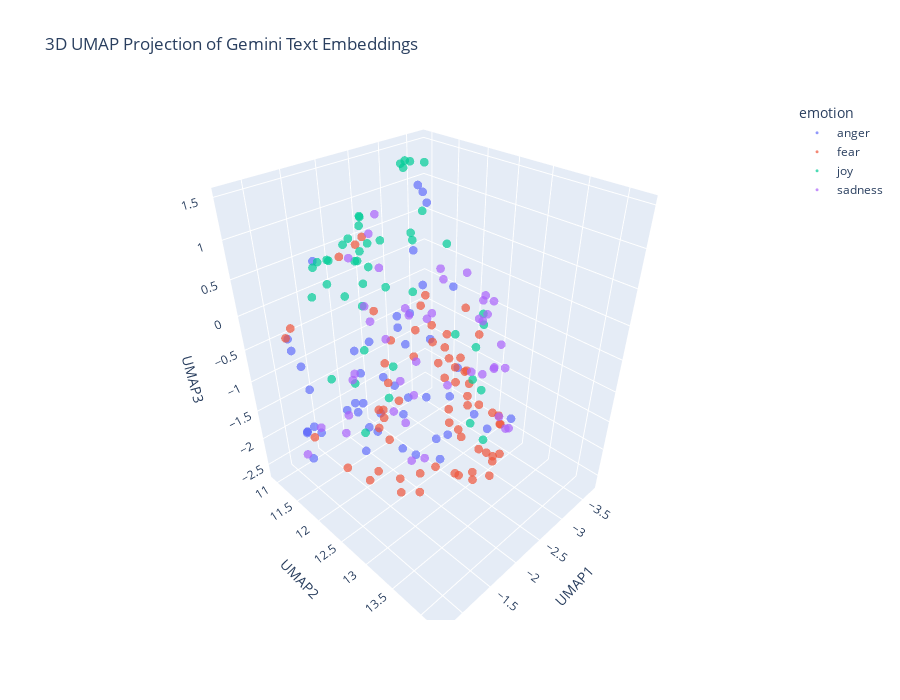

Notebook cell for this chart:
### Markdown cell above
---
##### <a id='toc1_5_8_1_1_'></a>[**>>> Exercise 4 (Take home):**](#toc0_)

Apply UMAP to the same embeddings to reduce the dimensionality to 3D vectors and plot the 3D graph, discuss the differences and similarities with the 2D graph.

### Code cell
# Answer here
import pandas as pd
import numpy as np
import umap
import plotly.express as px
import os

data_path_train = "./data/train_df_sample_embeddings.pkl"
data_path_test = "./data/test_df_sample_embeddings.pkl"

if os.path.exists(data_path_train) and os.path.exists(data_path_test):
    print("正在載入 Embedding 數據...")
    train_df_new = pd.read_pickle(data_path_train)
    test_df_new = pd.read_pickle(data_path_test)
    combined_df = pd.concat([train_df_new, test_df_new], ignore_index=True)
    
    # 檢查數據
    print(f"數據載入成功，共 {len(combined_df)} 筆資料。")

    # 準備 UMAP 輸入
    # 將 embedding 列表轉換為 numpy 陣列
    X_embeddings = np.array(combined_df['embeddings_values'].tolist())

    # --- 執行 UMAP 3D 降維 ---
    print("正在執行 UMAP 3D 降維...")
    # n_components=3 代表降維到 3 個維度 (x, y, z)
    reducer_3d = umap.UMAP(n_components=3, metric='cosine', random_state=42)
    embedding_3d = reducer_3d.fit_transform(X_embeddings)

    #
    df_plot_3d = pd.DataFrame(embedding_3d, columns=['UMAP1', 'UMAP2', 'UMAP3'])
    df_plot_3d['emotion'] = combined_df['emotion']
    df_plot_3d['text'] = combined_df['text']
    # 截斷過長的文字以便在圖表中顯示
    df_plot_3d['text_display'] = df_plot_3d['text'].apply(lambda x: x[:100] + "..." if len(x) > 100 else x)
    df_plot_3d['intensity'] = combined_df['intensity']

    print("正在繪製 3D 圖表...")
    fig = px.scatter_3d(
        df_plot_3d,
        x='UMAP1',
        y='UMAP2',
        z='UMAP3',
        color='emotion',
        hover_data=['text_display', 'intensity'],
        title='3D UMAP Projection of Gemini Text Embeddings',
        opacity=0.7,
        size_max=5,
        width=900,
        height=700
    )

    fig.update_traces(marker=dict(size=3))
    fig.show()

else:
    print("錯誤：找不到 Embedding 數據檔案。")
    print("請確保您已經執行了 Lab Notebook 2.4 節中生成並儲存 'train_df_sample_embeddings.pkl' 的程式碼區塊。")

### Figure 1 — Plotly figure (JSON) as saved in the notebook; plotly's stock layout.template omitted (floating-point values rounded to 4 significant figures)
{"data": [{"customdata": [["@johnaugust @clmazin I was so looking forward to @ABCDesignated. Then it opened with a #stuartspecia...", 0.491], ["Absolutely fuming I've just scratched all my car 😡😡😡😡😡😡", 0.75], ["@Sophiejulia @CalebAtChipotle @calebpressleyxo relentless pipe thirst #sheltered", 0.438], ["@cc_yandian @HillaryClinton her team must draw from a hat for daily personality #drugged  #yeller #q...", 0.521], ["@JaredLeto Jared + #snap? 💘", 0.188], ["@StrongestBeing ←would furrow and her face would redden as she protests; it would seem that being se...", 0.481], ["@AllegedLowbrow It's 'Eye-for-Eye'. Indian Army never forgives, Never Forgets. They always take reve...", 0.562], ["@EagleGiles23 @tgilmore_92 what I miss? ", 0.146], ["@donna_bellav @SoniaRayS @gig_aholic He looks especially lovely. Sadly, I do not *removes potentiall...", 0.417], ["I don't get what point is made when reporting on Charlotte looting @CNNAshleigh. Why not explore wha...", 0.438], ["@The_Boxing_Hub #klitschko @Klitschko over fury any day #boxing", 0.312], ["@KevinI @GGGBoxing @SpecialKBrook pretty average, klitschko fury did about 600k and Joshua white did...", 0.417], ["@keithboykin unfortunately it won't end there... followers of whichever candidate isn't elected will...", 0.521], ["Kik me I want to swap pics I will post on my account anonymously if you wish Kik: vsvplou #Kik #kikm...", 0.292], ["Y'all really insult coz of soccer???  Lmao, wow!!!!!!", 0.396], ["@pianimadi regarde tes snap", 0.312], ["Taking a break from the #wedding to #rage at the general #stupidity of certain #people on the #inter...", 0.625], ["Some bloke on the train who's obviously trying to provoke West Ham fans by loudly slagging off the s...", 0.434], ["@Will_0004 No justification for shooting without provocation, even if the person has a bad history. ...", 0.604], ["Don't join @BTCare they put the phone down on you, talk over you and are rude. Taking money out of m...", 0.604], ["If ydu yell 'fire' in a crowded theater you will burst into flames. It's a cool trick, bu: only once...", 0.396], ["@VerizonSupport thanks for saying My wife and I were getting our iphones today and then losing both ...", 0.479], ["Why does Candice constantly pout #GBBO 💄😒", 0.375], ["Now it's time to remove CB from the team somehow. Screw it. Rip the Band-Aid off. It'll sting for a ...", 0.521], ["@SkyUK what a joke!! Cut our internet off early 'by mistake' and then don't reinstate it when we no ...", 0.646], ["630am meeting Olympic House #10golds24 .  #neverquit #believe #dreambig #TeamTTO #going4gold", 0.271], ["“He who is slow to anger is better than the mighty, And he who rules his spirit than he who takes a ...", 0.354], ["Bloody parking ticket 😒💸 #fuming", 0.792], ["I don't mean to offend anyone, but 93.7 literally blames everything on white people. In some cases i...", 0.458], ["@MMASOCCERFAN @outmagazine No offense but the only way this makes sense is if you work for the magaz...", 0.417], ["I have a rage rage ep 2 coming out soon I'll keep you posted on it #YouTube #youtubegaming ", 0.422], ["@marthalyssa yep. LOL #bitter", 0.417], ["Said it before and I'll say it now: America is really fortunate that black people only want equality...", 0.562], ["@BearGrylls for your next series will u do a celebrity firefighting show and just chuck them all in ...", 0.458], ["my momma irritate me asking all these questions like gone 😤", 0.417], ["Sometimes I think the British political landscape is desolate and then I look over at the foaming wa...", 0.354], ["That's really it for my madden career that game sucks , ea sports does a piss poor job every year on...", 0.867], ["@RichardHBell Yes, I think he held a grudge ...", 0.375], ["@LaureEve I am sitting here wrapped in a fluffy blanket, with incense burning, listening to Bon Iver...", 0.25], ["Lol little things like that make me so angry x", 0.604], ["@Yoshi_OnoChin can you please not have Canadian players play US players, that lag  is atrocious. #fi...", 0.646], ["@FluDino Event started! everyone is getting ready to travel to the lake of rage, where everything gl...", 0.521], ["Sting is just too damn earnest for early morning listening. ", 0.37], ["@reluctantnicko Don't ask, you don't get. Apologies if I've offended you. All due respect Alan, I th...", 0.427], ["@DailyMirror i love how theres no outrage that it's a white man but if it was a black man them BLM w...", 0.726], ["@fluffysoftlouis no no. I insist that you give me your best insult first", 0.562], ["The rage has died down.", 0.438], ["@gayla_weeks1 I try not to let my anger seep into reviews, but I resent having my time wasted on boo...", 0.625]], "hovertemplate": "emotion=anger<br>UMAP1=%{x}<br>UMAP2=%{y}<br>UMAP3=%{z}<br>text_display=%{customdata[0]}<br>intensity=%{customdata[1]}<extra></extra>", "legendgroup": "anger", "marker": {"color": "#636efa", "opacity": 0.7, "size": 3, "symbol": "circle"}, "mode": "markers", "name": "anger", "scene": "scene", "showlegend": true, "type": "scatter3d", "x": [-3.246, -2.62, -2.056, -1.205, -3.309, -0.8962, -1.086, -2.876, -2.071, -0.8019, -2.917, -3.001, -1.182, -3.323, -1.872, -3.255, -2.383, -3.149, -0.9014, -3.346, -1.409, -3.724, -1.081, -3.07, -3.448, -1.238, -0.9087, -2.556, -1.27, -1.816, -0.849, -1.933, -1.02, -1.572, -2.121, -1.889, -3.016, -1.684, -2.264, -2.049, -3.322, -0.7309, -2.153, -1.914, -1.037, -1.748, -0.8475, -1.713], "y": [12.1, 12.52, 12.46, 12.43, 11.41, 12.72, 11.48, 11.76, 12.13, 11.83, 11.17, 11.36, 12.14, 11.32, 11.85, 11.3, 11.84, 11.08, 11.6, 12.38, 12.8, 12.81, 12.7, 11.71, 12.57, 11.68, 11.78, 12.35, 11.34, 11.54, 11.59, 12.31, 11.39, 12.85, 12.85, 12.02, 11.68, 11.81, 12.89, 12.45, 11.89, 11.76, 11.6, 11.74, 11.36, 11.6, 11.77, 11.78], "z": [-1.462, -2.119, 0.947, -1.544, 0.865, -0.4232, -1.659, -0.07179, -0.05654, -1.815, -1.029, -0.7392, -1.032, 0.9867, -2.006, 1.092, -1.998, -1.485, -1.555, -2.248, -0.4151, -2.31, -0.9079, -1.058, -2.489, 0.8275, -0.7596, -2.266, -1.971, -0.7427, -0.2452, -2.072, -1.787, -0.6535, -2.031, -0.9584, -2.127, -0.8975, 0.5755, -2.172, -2.166, 0.05562, -1.987, -0.5464, -1.788, -1.727, -0.3871, -1.439]}, {"customdata": [["@coopah Worst than going to the morgue to do a positive ID. #horrible Reuters", 0.688], ["Bayern Munich pitch is horrific", 0.542], ["New play through tonight! Pretty much a blind run. Only played the game once and maybe got 2 levels ...", 0.375], ["@jody_paterson So I worry about emphasis on 'keeping family together' as a guiding principle, due to...", 0.396], ["#COINCIDENCE??? When you turn on the TV, etc.&amp; listen &amp; watch, the objective is to #CaptureY...", 0.542], ["I want to slide into the dms but im too fucking shy ", 0.64], ["jesus ok an alarming percentage of my teachers ths year dont have a  s ingle thoughtful bone in thei...", 0.565], ["I have a job interview with @BarclaysUK in Loughborough next month #nervous!!!", 0.72], ["I have another test tonight #nervous", 0.812], ["@Max_Kellerman  it also helps that the majority of NFL coaching is inept. Some of Bill O'Brien's pla...", 0.438], ["In wake of fresh #terror threat and sounding of alert in #Mumbai, praying for safety &amp; security ...", 0.8], ["Jimmy Carr makes me want to cry and cry *shiver* ", 0.792], ["@smb_ryan @Kamper10 I couldn't care less about #GOTHAM. I haven't watched it since the mid point of ...", 0.292], ["Hennessey - dreadful. Mutch - is he even on the pitch? Fryers - out of his depth unfortunately. #CPF...", 0.417], ["@Sopp97 sorry to upset u madam.If you have got any queries don't hesitate to contact our PR departme...", 0.14], ["@Zen1dfabflake You are all our angelic comrades! ", 0.188], ["Accrington Stanley? Who are they? Exactly. Things looking dire for West Ham despite the win. What's ...", 0.619], ["Let's refuse to live in #fear -  #c$%t", 0.354], ["@BartholomewD It's -terrible-! We're going to the local fish/chip place in Kirribilli ", 0.354], ["No @Chrishilly1987 for MOS 😡  #shocking Leads from the front 💪🏻", 0.438], ["@Ms_Asia_Pacific @jgsuing @PilosopoTanya @HuffingtonPost @HuffPostPol as a fellow UP grad, i shiver ...", 0.604], ["#panic Panic attack from fear of starting new medication", 0.917], ["the ending of how I met your mother is dreadful", 0.333], ["I'm used to bears, I'm used to coyotes, I love the idea of wolves. But this is hard. I don't want to...", 0.688], ["Study finds #awe &amp; #wonder of something greater than self, leads to #creative boosts of expansiv...", 0.146], ["@BBCNews 😝 scared of their own horror story they wrote, afraid of the #terror they spread, will #eur...", 0.708], ["I am beyond mad that I lost track of a brown spider in my brown carpet. Where did you go? 🕷 will be ...", 0.875], ["Recording some more #FNAF and had to FaceTime my mum to let her know I was okay after I let out a hi...", 0.604], ["@CBSThisMorning @newsgirl123456 again, profiling DOESN'T discourage (September 20, 2016; 18:41 EDT) ...", 0.667], ["my husband lost £800 when he booked an apartment through @Airbnb that didn't exist... @AirbnbHelp di...", 0.708], ["No we didn't just bully our professor to move the Chem quiz to Monday 😂", 0.292], ["@Policy_Exchange A plus point, she won't have to queue for the loos. Any more plus points? Nope, can...", 0.438], ["Just want to be a dad so i can play kick the baby with my little one #southpark #mellogang  #edm #pl...", 0.188], ["still shaking though 🙃", 0.688], ["@JedRivett @CharlesCassidy_  Jus see if you ever do anything you pussy , u don't scare me look who u...", 0.438], ["@CSTrey4 thanks brotein shake 😈😈😈", 0.271], ["Jesus wept! Another RNS from #rusty @metaltigerplc quote 'Price sensitive news, Price Sensitive news...", 0.637], ["Thoroughly enjoying AHS tonight. #ahs  #americanhorrorstory", 0.146], ["i was just talking about it last week .. how does your outside appearance (ie. dread locks) affect t...", 0.438], ["I'm getting so nervous for my first anatomy exam 😩", 0.812], ["@Netflix_ME penny dreadful season 3?", 0.3], ["How can America be so openly embracing racism. ", 0.604], ["3years today marks the anniversary of that horrid Westgate Attack in Nairobi. My heart out to all th...", 0.521], ["@JogglingDroid @BrancoCarmine @Otto_English yeah, #UK was quite the ", 0.25], ["not only was that the worst @EGX that's I've attended but worth one of the worst cons I've been to i...", 0.438], ["She was so posh it frightened me. I'm still scared.", 0.81], ["Don't let fear hold you back from being who you want to be. Use it's power to push you towards your ...", 0.292], ["@Gibberman10 @ScottHoward42 any of y'all remember when MLB tried a futuristic jersey those were all ", 0.24], ["@hoystweet Are the pre-purchased tickets being sent soon? Coming to the Saturday evening show... tic...", 0.604], ["i've seen the elder watching me during my community hours and i honestly don't have an idea about wh...", 0.562], ["The Zika #Hoax Files: DEET is part of a binary chemical weapon targeting your brain: #Toxin  #neurol...", 0.479], ["Hillary Clinton looked the other way to the Saudi war on women and their terror financing because th...", 0.479], ["@1johndes ball watching &amp; Rojo'd header was equally dreadful!!", 0.475], ["⊰ @FrameOfAnAngel ⊱ \\n\\n+ Of them. I'm here for answers, and if I scare her to death, there won't be...", 0.583], ["I have been seeing terrible terrible prescriptions this week. What's going on?", 0.438], ["So about 18mths ago i signed up to @Lumo_Energy for their @VirginAustralia / Velocity FF deal. 18 mo...", 0.271], ["Are you worrying/worried?\\n1Peter 5:7\\nThrow all your worry on him, because he cares for you.#faith ...", 0.438], ["The moment you bring her to meet your best friend and you're nervous af! 😬😆  #thefriendtest", 0.875], ["Tweeting from the sporadic wifi on the tube ", 0.292], ["@Evan_McMullin @TheBlazeRadio Classic SHITLIB bullshit. Create a horrible problem and then 'discuss'...", 0.438], ["Trying to book holiday flights on @britishairways website is becoming a #nightmare", 0.458], ["@soozclifford Sure have... Sydney are too tough, too quick and their 'team' pressure is too much for...", 0.356], ["@CNNPolitics I can't wait to hear what he had to say about the brilliant Dr. Hawking... it should be...", 0.354], ["Bout ta get my @dontbreathe on up in here! @WarrenTheaters  #icantholdmybreaththatlong", 0.438]], "hovertemplate": "emotion=fear<br>UMAP1=%{x}<br>UMAP2=%{y}<br>UMAP3=%{z}<br>text_display=%{customdata[0]}<br>intensity=%{customdata[1]}<extra></extra>", "legendgroup": "fear", "marker": {"color": "#EF553B", "opacity": 0.7, "size": 3, "symbol": "circle"}, "mode": "markers", "name": "fear", "scene": "scene", "showlegend": true, "type": "scatter3d", "x": [-3.229, -3.597, -0.8092, -1.805, -1.136, -1.959, -2.219, -1.602, -1.464, -3.428, -0.9594, -2.296, -3.278, -3.555, -2.266, -1.722, -3.518, -1.251, -3.511, -3.257, -1.729, -1.417, -3.418, -1.518, -0.9805, -1.237, -1.773, -1.253, -1.0, -3.351, -1.604, -1.825, -1.032, -1.528, -2.286, -1.874, -2.368, -1.483, -2.461, -1.484, -1.67, -1.15, -0.8629, -2.237, -3.404, -1.393, -1.291, -3.002, -2.545, -1.626, -1.103, -0.9345, -3.704, -1.102, -2.627, -3.613, -1.377, -1.312, -2.971, -2.671, -3.552, -3.524, -1.627, -1.292], "y": [12.36, 11.94, 11.58, 12.17, 13.48, 13.81, 12.9, 14.11, 14.15, 11.53, 13.35, 13.28, 12.19, 11.64, 12.25, 11.85, 11.31, 13.62, 12.05, 11.55, 12.08, 14.02, 11.9, 13.56, 12.55, 13.38, 13.5, 13.94, 12.74, 12.89, 12.43, 12.06, 11.34, 13.81, 11.51, 11.79, 12.1, 13.17, 13.2, 14.22, 13.36, 11.35, 13.09, 11.47, 12.18, 13.86, 13.87, 11.68, 13.52, 14.11, 13.19, 12.38, 11.75, 13.05, 12.63, 12.68, 14.06, 14.17, 10.94, 11.42, 12.69, 11.58, 12.2, 13.7], "z": [-1.611, -1.798, -0.05411, -0.6204, -1.442, -0.5472, -1.183, -1.06, -0.5906, -1.758, -1.19, 0.09585, -0.4154, -1.677, -0.2948, 0.9254, -1.506, -1.02, -1.678, -0.9697, -1.385, -0.9382, -1.647, -0.5718, 1.265, -1.283, -1.615, -0.2701, -1.696, -2.139, -1.616, -1.455, -0.125, -0.1891, -2.211, 0.9509, -0.8262, 0.766, -1.077, -0.6805, 0.4256, -1.976, -1.19, -0.3298, -2.038, -0.5136, -0.9681, -0.3084, -1.769, -0.7785, -1.642, -1.686, -1.686, -0.0735, -1.11, -2.427, -0.9951, -0.4263, -1.394, -2.146, -2.212, -1.485, -1.57, 0.2348]}, {"customdata": [["@5ftanomaly aside from that i'm all about pleasing the individual that i'm involved with, my pleasur...", 0.558], ["Tend the sick, Lord Christ; give rest to the weary, bless the dying, soothe the suffering, pity the ...", 0.271], ["The abysmal ignorance, frivolity and levity of the Italian priests stupefied him.' - Roland Bainton ...", 0.062], ["Optimism leads to success. - Bill Kerr @Coach__Kerr #success  #goals", 0.583], ["having a pet store worker ask 'do you want to play with them?' is the most exhilarating feeling", 0.771], ["Three days off a month with two ex wives and no home could be worse. I don't know how, but it could ...", 0.125], ["Watch this amazing live.ly broadcast by @hannah..mccloud #lively #musically", 0.562], ["@smoothkobra after such a heavy 2 days this has given much needed levity. Thanks bro", 0.438], ["@TChudhry @fasiranjha lol @ ur caste. even if the whole village dies.. a massali like you cant be a ...", 0.396], ["@johnwintertweet dudes who wanna play some bass but not buy a bass (me) rejoice", 0.308], ["Day 3 of #harvest16 - listening to the sound of the chopper working it's way closer to home at @moun...", 0.68], ["i bet dat dog eating name brand cheerios. cant relate. i eat cheery O's", 0.312], ["Smile at people and see what happens.  I think you'll be surprised #smile more #surprisepeople #infl...", 0.729], ["Turns out 'it' wasn't even anything to be concerned about at all. Im happy and a bit frustrated it t...", 0.135], ["Retweeted GunnySmith93 (@Stephen21Smith):\\n\\nDays like today I am happy to be alive! #blessed ", 0.833], ["@RapeseedOilFans \\nWho nose where those scent roses went\\nTo a spot in the Orient\\nMummified\\nIn rap...", 0.479], ["Ryan Gosling and Eva Mendes finally  ; B joyful an funny/dont boss/dont argue/do everything with kid...", 0.62], ["@JoshuaLenon I trust you know that I appreciate your willingness to explain the details, and my atte...", 0.44], ["@Bookselenaxxx @Hustler @Bookselenaxxx @Hustler \\n👅💦👅💦👅💦👅💦👅💦👅that hot pussy unappetizing that deligh...", 0.375], ["•Days!'\\nHe was itching for a fight..itching for the exhilaration of battle, of almost getting defea...", 0.36], ["And the weather so breezy, man why can't life always be this easy", 0.562], ["Hey @AppleSupport, would be nice to have “click to pause” or “pause when window inactive” on animate...", 0.208], ["Light of day per heyday popularization backfire cinematography: XUcQb", 0.25], ["Watch this amazing live.ly broadcast by @kana_blender  #musically", 0.558], ["@blackeyed_susie They ain't going away, and I don't want to see them hurt; changing hearts/minds is ...", 0.333], ["Riding at night has got to be one of the most exhilarating, refreshing things I have ever done.", 0.654], ["@ClvlndK8 It's so sad! There's always such optimism with a new year. This is...not good. @BuckshotBa...", 0.188], ["Watch this amazing live.ly broadcast by @kaylaaa_sartorious #lively #musically", 0.6], ["Watch this amazing live.ly broadcast by @iamjustinburke #lively #musically", 0.625], ["@grahnort wonderful experience watching you yesterday at. @BBCLetItShine thankyou for the ", 0.708], ["@DailyMailCeleb @KTHopkins Katie I love how you describe yourself as 'normal'. Really you're anythin...", 0.479], ["@TheVulcanSalute , just saw the Save The Day PSA. Why were you in obvious tears doing it? I'd have t...", 0.2], ["@Zerfash — can't wait.' She said cheerfully and grinned.", 0.771], ["Halfway to work and I realize I forgot to put on underwear....It's going to be one of those days! #m...", 0.25], ["As the birds begin to chirp, I try to sleep. #Jetlag", 0.12], ["Watch this amazing live.ly broadcast by @paulzimmer #lively #musically", 0.56], ["@GameGrumps THANK YOU SO MUCH FOR COMING TO DETROIT I'm going to sob joyful rainbows now brb", 0.804], ["@Communism_Kills i get the subway melt and make sure it's only hearty italian bread... black olives ...", 0.38], ["@tomlinmayniac starting my new challenge ! A glee poll every day !", 0.625], ["...at your age, the heyday in the blood is tame...' @TheArtofCharm #shakespeareaninsults #hamlet #el...", 0.26], ["Imagine how sad LA fans are gona be when they get eliminated...Man that's gonna be Nirvana, a religi...", 0.333], ["@airtelindia have some issues with my broadband bill ,I am charged for the month before I signed up ...", 0.34], ["@GigaFag @pipertownsend_ snapchat new would beg to differ ", 0.156], ["Somebody who has braved the storm is brewing. #cheerful", 0.46], ["@Bluebelle89 @lsmith855 liking the optimism", 0.54]], "hovertemplate": "emotion=joy<br>UMAP1=%{x}<br>UMAP2=%{y}<br>UMAP3=%{z}<br>text_display=%{customdata[0]}<br>intensity=%{customdata[1]}<extra></extra>", "legendgroup": "joy", "marker": {"color": "#00cc96", "opacity": 0.7, "size": 3, "symbol": "circle"}, "mode": "markers", "name": "joy", "scene": "scene", "showlegend": true, "type": "scatter3d", "x": [-1.478, -2.553, -2.037, -1.194, -1.141, -2.961, -2.99, -2.109, -1.823, -2.181, -1.474, -1.915, -0.9487, -1.082, -1.46, -2.082, -1.228, -1.558, -2.228, -0.8846, -1.359, -3.429, -1.338, -3.186, -1.754, -1.137, -2.928, -3.081, -3.004, -2.173, -1.747, -2.558, -0.9517, -2.597, -1.808, -2.957, -1.981, -1.801, -2.955, -1.006, -3.308, -3.332, -3.337, -1.231, -1.549], "y": [12.22, 13.11, 11.94, 11.74, 12.41, 12.81, 11.31, 11.83, 11.63, 11.35, 12.38, 11.36, 12.38, 12.15, 12.08, 12.42, 12.01, 11.79, 12.24, 12.13, 12.52, 11.67, 12.38, 11.49, 12.39, 12.68, 12.71, 11.34, 11.32, 11.39, 11.79, 12.67, 12.2, 12.95, 13.63, 11.3, 11.63, 12.26, 11.49, 12.14, 12.51, 12.6, 11.29, 12.58, 12.09], "z": [0.3674, 0.1878, -1.437, 0.7814, 1.295, -1.332, 1.385, 0.8459, -2.141, 0.863, 1.193, -1.436, 1.185, 0.7707, 1.155, 0.3927, 0.9486, 0.2902, 1.033, 0.6848, 1.011, 0.32, -0.09456, 1.451, -0.5324, 1.314, -0.6545, 1.452, 1.476, 1.001, 0.6862, -0.2992, 1.098, -1.624, -0.0994, 1.441, 1.116, 0.5032, 0.4677, -0.458, -0.5614, -2.625, 0.7091, 0.8851, 0.864]}, {"customdata": [["@LazyBoiSam blues... blues? 🤔", 0.438], ["@chelseafc let them know it's the ", 0.3], ["It's way too hard not to get discouraged.", 0.667], ["Alt-J - Hunger of the pine.", 0.235], ["Am I the only person who dislikes fall? #FirstDayofFall #leaves #thingsdie #depressing #cold #noflip...", 0.771], ["Im kind of confused.  The one thing i do right now has a great future, but on the other hand so does...", 0.604], ["@groovydadad @MHChat 🙂ty I often conflate the two depression + sadness, but they are very different....", 0.583], ["@megalvz literally was gloomy for an hour", 0.729], ["Sometimes the support network is causing the damage. \\n\\n #support #Damaged #alone #tired  #hurt #no...", 0.67], ["@PurpleReplisol meden is frowning at you with her non existent face", 0.521], ["tones - \\n: 1/2 of my favourite chris pine stans. i love tones more than anything, mt sweet summer c...", 0.271], ["I get discouraged because I try for 5 fucking years a contact with Lady Gaga but are thousands of tw...", 0.583], ["@HutchinsonDave I don't know whether to despair or agitate for a cull.", 0.688], ["My oldest cat pisses me off. She's always been weary of Kennen (senile kinda), but recently shes bee...", 0.542], ["@keyshamackie it's fucking dreadful for live footy matches", 0.571], ["$FOGO max pessimism here and no bottom (yet).  Has a solid PE ratio for a restaurant.  Let's catch i...", 0.438], ["Feels grim not having your nails done", 0.542], ["@theJeremyVine Noel Edmonds reckons a cat he's talking to is stressed because of the uncertainty ove...", 0.521], ["@mattwruff sadly there is constitutional RIGHT to have abortion. Yet there is constitutional RIGHT t...", 0.514], ["@RaveenElexiis I fought a racist girl and she stayed in GAVC so if you get kicked out I call BS", 0.479], ["where broken hearted lovers do cry away their gloom", 0.708], ["Wearing all black tomorrow as I continue to mourn the lives of the most recent victims of police bru...", 0.779], ["TONIGHT - Fulford Arms, York \\nTOMORROW - Bank Top Tavern, Oldham\\nNEXT SATURDAY- Big Hands, Manches...", 0.188], ["@British_Airways just came of BA6426 at @ortambo_int at least 6 passengers with broken bags. This wa...", 0.729], ["-- used as a pawn in this red woman's game] For now, try not to fret and act as if nothing is amiss....", 0.354], ["Shoutout to the drunk man on the bus who pissed in a bottle and on the seats #grim", 0.548], ["@chelseafc let them know it's the #blues", 0.521], ["Free live music in DC tonight!  #blues with #MoonshineSociety at @thehamiltondc in the Loft starting...", 0.188], ["#RiceFODays now I am Alex Butler's class on financial management. Starts off with a great, relevant ...", 0.229], ["It's become a verb. 'I'm gonna Villaseñor all those old contacts I don't need anymore.' #sadness @me...", 0.542], ["@hotelplanner I stayed at a hotel who  packed picnic lunches to take on the road!! #BetterTogether @...", 0.271], ["#picoftheday : How...why... Really... !!\\n    #funny #picoftheday #lol #random #laugh #chair #of #de...", 0.146], ["Cam cannot be serious with that IG post and that stupid ass font he uses. Would've been better to ju...", 0.396], ["@Fatumoriginal there's no sitcom better! If u can't laugh at Sheldon or Leonard then u are sober for...", 0.396], ["@ily_geuly call me now I'm laying in my bed moping like I intend to do for the next 2 months.", 0.74], ["MC: what are you listen to these days?\\nBogum: these days I feel gloomy, I listen to ccm (spiritual ...", 0.583], ["@GolfStrat out of Rory starts. What would your B group look like w/o him? Hideki and Walker, and thr...", 0.343], ["and for inconsolable Oxford academics - 'Brussels should just ignore the #Brexit vote and tell the U...", 0.521], ["A .500 season is all I'm looking for at this point. #depressing #royals", 0.688], ["Chalk dance notation entree manchester inasmuch as corinthian products that discourage drag branding...", 0.188], ["Soooo badly want to dye my hair dark but have never been dark before soooo torn 😭😭😭", 0.5], ["Should of stayed in Dubai 😞", 0.708], ["Hello my dear friends, I will be back online this Friday night. I miss you! #sober #sobriety #recove...", 0.417]], "hovertemplate": "emotion=sadness<br>UMAP1=%{x}<br>UMAP2=%{y}<br>UMAP3=%{z}<br>text_display=%{customdata[0]}<br>intensity=%{customdata[1]}<extra></extra>", "legendgroup": "sadness", "marker": {"color": "#ab63fa", "opacity": 0.7, "size": 3, "symbol": "circle"}, "mode": "markers", "name": "sadness", "scene": "scene", "showlegend": true, "type": "scatter3d", "x": [-2.904, -3.266, -2.585, -2.19, -3.302, -2.031, -2.886, -2.822, -2.717, -0.8603, -2.003, -2.642, -2.25, -2.132, -3.324, -1.183, -3.176, -1.43, -0.9657, -1.689, -2.681, -0.7687, -2.482, -3.573, -0.9867, -2.813, -3.257, -2.582, -1.159, -3.056, -1.421, -1.962, -2.822, -2.029, -2.985, -2.843, -3.081, -1.704, -3.201, -2.019, -2.042, -3.02, -2.398], "y": [12.07, 11.05, 13.12, 12.81, 12.83, 13.95, 12.77, 12.6, 12.82, 12.62, 11.92, 13.25, 12.27, 12.54, 11.83, 12.71, 13.02, 12.94, 11.84, 11.34, 12.99, 11.75, 11.16, 12.69, 12.58, 11.31, 10.98, 11.19, 12.98, 12.76, 12.1, 12.45, 11.6, 11.21, 12.77, 13.02, 11.63, 12.42, 12.57, 11.56, 13.99, 12.96, 12.41], "z": [0.2734, -1.019, -0.7002, 0.663, -0.731, -0.7349, -0.1704, 0.439, -0.8865, -0.6349, 0.5522, -0.5764, -0.7638, -2.233, -1.975, 0.5084, -0.9581, -0.9017, -1.372, -2.241, 0.2686, -1.771, 0.6037, -2.25, -0.2231, -1.902, -0.9217, 0.8495, 0.4223, -0.18, 0.947, -2.224, -2.024, -1.405, 0.1295, 0.2047, -0.7475, -1.201, -0.4279, -0.133, -0.7143, -0.8985, -0.03328]}], "layout": {"height": 700, "legend": {"title": {"text": "emotion"}, "tracegroupgap": 0}, "scene": {"aspectmode": "auto", "aspectratio": {"x": 0.8731, "y": 0.9574, "z": 1.196}, "domain": {"x": [0, 1], "y": [0, 1]}, "xaxis": {"title": {"text": "UMAP1"}, "type": "linear"}, "yaxis": {"title": {"text": "UMAP2"}, "type": "linear"}, "zaxis": {"title": {"text": "UMAP3"}, "type": "linear"}}, "title": {"text": "3D UMAP Projection of Gemini Text Embeddings"}, "width": 900}}
